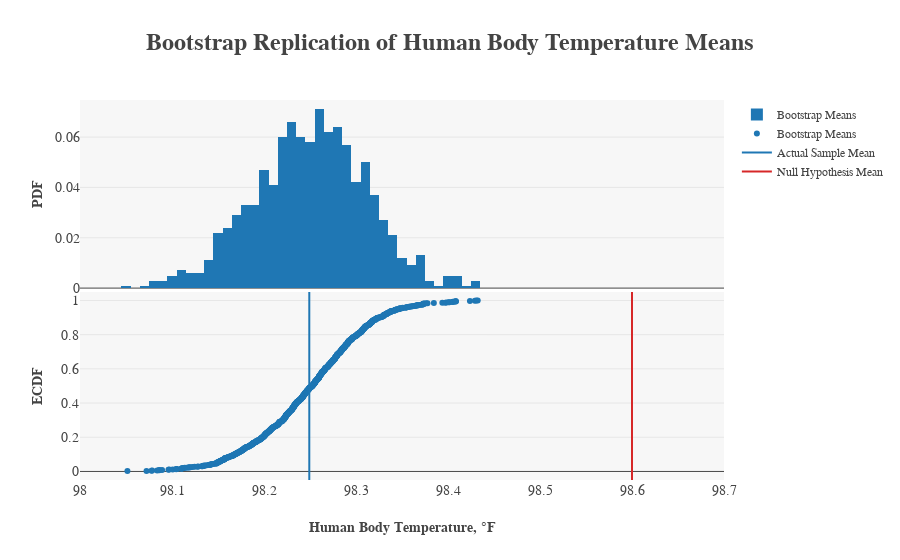

The notebook cell saved with this chart:
### Code cell
# Bootstrap Replication Statistical Analysis
mu0 = 98.6
bs_means = draw_bs_replicates(df.temperature, np.mean, 1000)
x_bsrp, y_bsrp = ecdf(bs_means)
x_mu0, y_mu0 = np.array([[mu0, mu0], [-0.05, 1.05]])

trace0 = go.Histogram(name="Bootstrap Means", x=x_bsrp, histnorm="probability")
trace1 = go.Scatter(x=x_bsrp, y=y_bsrp, mode="markers", name="Bootstrap Means", marker=dict(color="rgba(31, 119, 180, 1)"))
trace2 = go.Scatter(x=x_mean, y=y_mean, mode="lines", line=dict(color="rgba(31, 119, 180, 1)"), name="Actual Sample Mean")
trace3 = go.Scatter(name="Null Hypothesis Mean", x=x_mu0, y=y_mu0, mode="lines")

fig = py.tools.make_subplots(rows=2, cols=1, shared_xaxes=True, vertical_spacing=0.01)
fig.append_trace(trace0, 1, 1)
fig.append_trace(trace1, 2, 1)
fig.append_trace(trace2, 2, 1)
fig.append_trace(trace3, 2, 1)

fig["layout"].update(
    plot_bgcolor="rgb(247,247,247)",
    legend=dict(font=dict(family="serif", size=12)),
    height=600,
    title="<b>Bootstrap Replication of Human Body Temperature Means</b>",
    titlefont=dict(family="serif", size=24),
    yaxis1=dict(title="<b>PDF</b>", titlefont=dict(family="serif", size=14),
               tickfont=dict(family="serif", size=14)), 
    yaxis2=dict(title="<b>ECDF</b>", titlefont=dict(family="serif", size=14), dtick=0.2,
               tickfont=dict(family="serif", size=14), range=[-0.05, 1.05]),
    xaxis1=dict(title="<b>Human Body Temperature, {0}F</b>".format(u'\xb0'), dtick=0.1,
               titlefont=dict(family="serif", size=14), tickfont=dict(family="serif", size=14), range=[98, 98.7]))

py.offline.iplot(fig)

print("Bootstrap Replication Statistics for mu=98.6{0}F:".format(u'\xb0'))

bs_conf_int = np.percentile(bs_means, [2.5, 97.5])
bs_moe = (bs_conf_int[1] - bs_conf_int[0]) / 2
print("     The margin of error is {0}".format(u"\u00B1") + str(round(bs_moe, 3)) + "{0}F.".format(u'\xb0'))
print("     The 95% confidence interval is " + str(round(bs_conf_int[0], 3)) + "{0}F to ".format(u"\xb0") + str(round(bs_conf_int[1], 3)) + "{0}F.".format(u"\xb0"))

bs_p = np.sum(bs_means >= mu0) / len(bs_means) * 2 # two-tail p-value
print("     The p-value is " + str(round(bs_p * 100, 2)) + "%.")

### Figure 1 — Plotly figure (JSON) as saved in the notebook; plotly's stock layout.template omitted (floating-point values rounded to 4 significant figures; data arrays with more than 128 entries replaced by an {"elided": "..."} marker saying what was removed)
{"data": [{"autobinx": true, "histnorm": "probability", "name": "Bootstrap Means", "type": "histogram", "uid": "ae6381", "x": {"elided": "1000 float values"}, "xaxis": "x", "xbins": {"end": 98.43, "size": 0.01, "start": 97.94}, "yaxis": "y"}, {"marker": {"color": "rgba(31, 119, 180, 1)"}, "mode": "markers", "name": "Bootstrap Means", "type": "scatter", "uid": "5a65a4", "x": {"elided": "1000 float values"}, "xaxis": "x", "y": {"elided": "1000 float values"}, "yaxis": "y2"}, {"line": {"color": "rgba(31, 119, 180, 1)"}, "mode": "lines", "name": "Actual Sample Mean", "type": "scatter", "uid": "14834e", "x": [98.25, 98.25], "xaxis": "x", "y": [-0.05, 1.05], "yaxis": "y2"}, {"mode": "lines", "name": "Null Hypothesis Mean", "type": "scatter", "uid": "2109b1", "x": [98.6, 98.6], "xaxis": "x", "y": [-0.05, 1.05], "yaxis": "y2"}], "layout": {"autosize": true, "legend": {"font": {"family": "serif", "size": 12}}, "plot_bgcolor": "rgb(247,247,247)", "title": "<b>Bootstrap Replication of Human Body Temperature Means</b>", "titlefont": {"family": "serif", "size": 24}, "xaxis": {"anchor": "y2", "domain": [0, 1], "dtick": 0.1, "range": [98, 98.7], "tickfont": {"family": "serif", "size": 14}, "title": "<b>Human Body Temperature, °F</b>", "titlefont": {"family": "serif", "size": 14}, "type": "linear"}, "yaxis": {"anchor": "free", "autorange": true, "domain": [0.505, 1], "position": 0, "range": [0, 0.07474], "tickfont": {"family": "serif", "size": 14}, "title": "<b>PDF</b>", "titlefont": {"family": "serif", "size": 14}}, "yaxis2": {"anchor": "x", "domain": [0, 0.495], "dtick": 0.2, "range": [-0.05, 1.05], "tickfont": {"family": "serif", "size": 14}, "title": "<b>ECDF</b>", "titlefont": {"family": "serif", "size": 14}, "type": "linear"}}}
